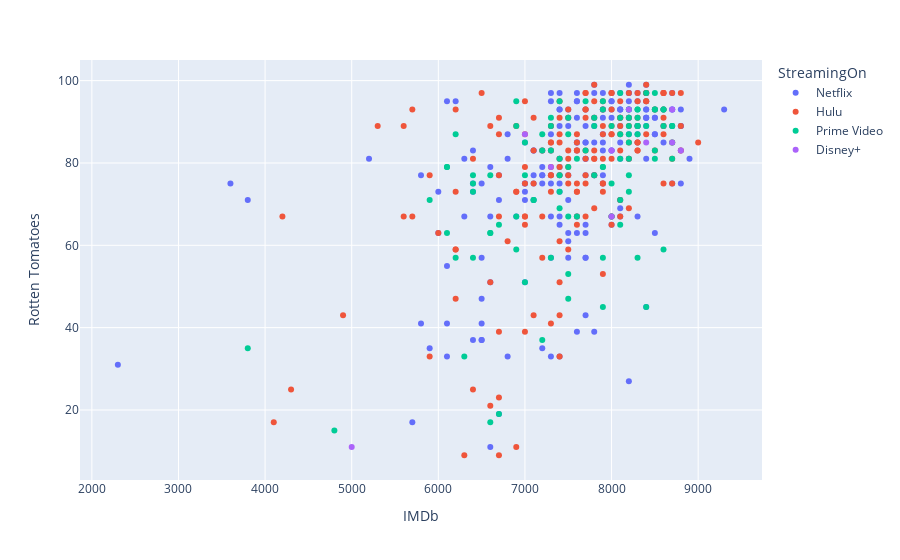

The notebook cell saved with this chart:
### Code cell
px.scatter(tv_shows_both_ratings, x='IMDb',
          y='Rotten Tomatoes', color='StreamingOn')

### Figure 1 — Plotly figure (JSON) as saved in the notebook; plotly's stock layout.template omitted (floating-point values rounded to 4 significant figures; data arrays with more than 128 entries replaced by an {"elided": "..."} marker saying what was removed)
{"data": [{"hovertemplate": "StreamingOn=Netflix<br>IMDb=%{x}<br>Rotten Tomatoes=%{y}<extra></extra>", "legendgroup": "Netflix", "marker": {"color": "#636efa", "symbol": "circle"}, "mode": "markers", "name": "Netflix", "orientation": "v", "showlegend": true, "type": "scatter", "x": {"elided": "195 int values"}, "xaxis": "x", "y": {"elided": "195 int values"}, "yaxis": "y"}, {"hovertemplate": "StreamingOn=Hulu<br>IMDb=%{x}<br>Rotten Tomatoes=%{y}<extra></extra>", "legendgroup": "Hulu", "marker": {"color": "#EF553B", "symbol": "circle"}, "mode": "markers", "name": "Hulu", "orientation": "v", "showlegend": true, "type": "scatter", "x": {"elided": "170 int values"}, "xaxis": "x", "y": {"elided": "170 int values"}, "yaxis": "y"}, {"hovertemplate": "StreamingOn=Prime Video<br>IMDb=%{x}<br>Rotten Tomatoes=%{y}<extra></extra>", "legendgroup": "Prime Video", "marker": {"color": "#00cc96", "symbol": "circle"}, "mode": "markers", "name": "Prime Video", "orientation": "v", "showlegend": true, "type": "scatter", "x": [8600, 8600, 8300, 7800, 8400, 7000, 6400, 8500, 8200, 8500, 7500, 8100, 6900, 8000, 7600, 8500, 8400, 8700, 8300, 8700, 8200, 8200, 8300, 8300, 8400, 8700, 8100, 7600, 8300, 7800, 8100, 8600, 8300, 8700, 8200, 7900, 8200, 8600, 8300, 7300, 8500, 7100, 8200, 8000, 8000, 8100, 7500, 8100, 7000, 7900, 7400, 7900, 7400, 8100, 7700, 8200, 7300, 7800, 6600, 7100, 7500, 6400, 7300, 7400, 7900, 6900, 7500, 7900, 8200, 7500, 7400, 6900, 7900, 7200, 7300, 7200, 7400, 7700, 6900, 6100, 6700, 7000, 8500, 6100, 6200, 6400, 6600, 6200, 6700, 6300, 6600, 6400, 5900, 6600, 7500, 7200, 3800, 4800, 6100], "xaxis": "x", "y": [93, 89, 89, 77, 45, 51, 73, 93, 85, 83, 91, 87, 89, 67, 67, 93, 97, 89, 93, 81, 81, 89, 89, 93, 89, 89, 71, 81, 91, 89, 91, 59, 57, 85, 93, 57, 91, 93, 87, 89, 81, 71, 77, 89, 75, 81, 67, 97, 77, 93, 95, 79, 77, 65, 95, 87, 91, 91, 77, 71, 87, 77, 57, 69, 95, 95, 53, 79, 73, 79, 81, 67, 45, 83, 83, 87, 73, 83, 59, 79, 65, 85, 97, 79, 87, 57, 63, 57, 19, 33, 17, 75, 71, 63, 47, 37, 35, 15, 63], "yaxis": "y"}, {"hovertemplate": "StreamingOn=Disney+<br>IMDb=%{x}<br>Rotten Tomatoes=%{y}<extra></extra>", "legendgroup": "Disney+", "marker": {"color": "#ab63fa", "symbol": "circle"}, "mode": "markers", "name": "Disney+", "orientation": "v", "showlegend": true, "type": "scatter", "x": [8700, 7000, 8700, 8200, 8400, 8800, 7300, 8000, 8000, 5000], "xaxis": "x", "y": [85, 87, 93, 93, 85, 83, 79, 67, 83, 11], "yaxis": "y"}], "layout": {"legend": {"title": {"text": "StreamingOn"}, "tracegroupgap": 0}, "margin": {"t": 60}, "xaxis": {"anchor": "y", "domain": [0, 1], "title": {"text": "IMDb"}}, "yaxis": {"anchor": "x", "domain": [0, 1], "title": {"text": "Rotten Tomatoes"}}}}
